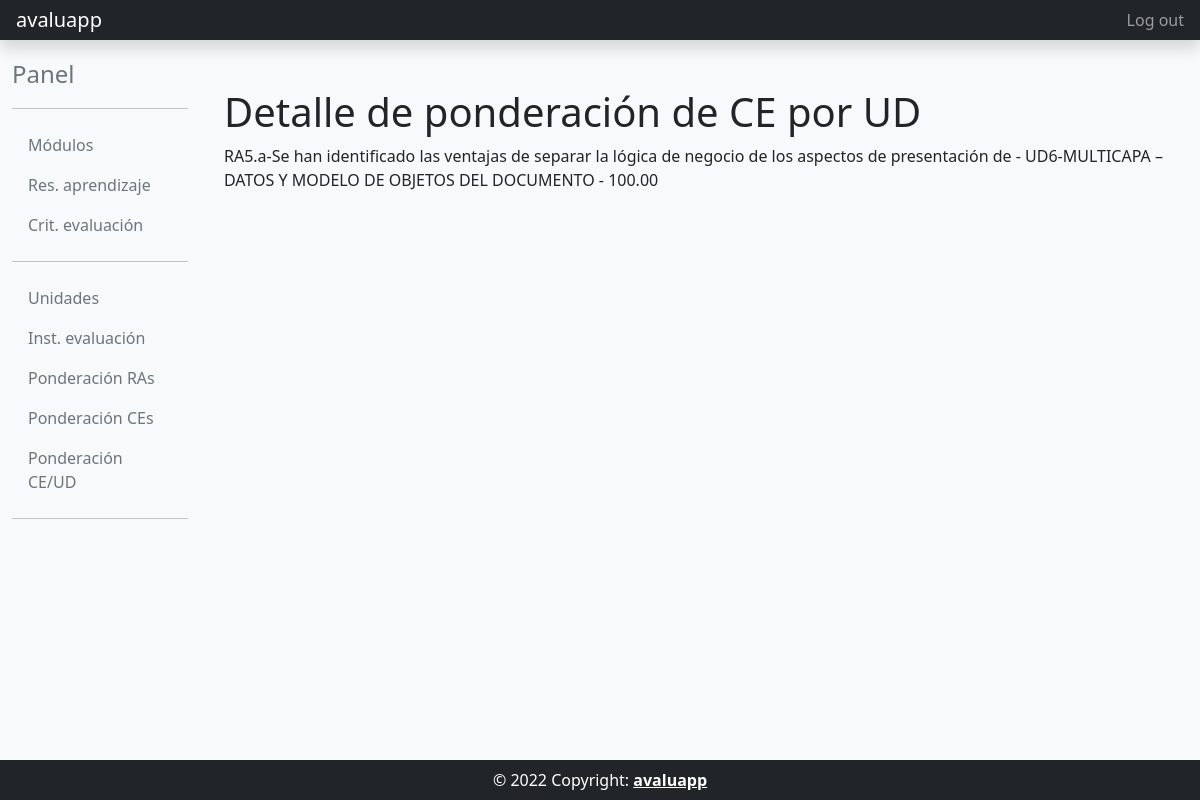
The app's page /pond_ce_ud_detail/1/ (signed in) with its own data.
### programacion_didactica/models.py (models this page shows, shortened)
class PondCritUD (models.Model):
    criterio_evaluacion = models.ForeignKey('core.CritEvaluacion', on_delete=models.PROTECT)
    unidad = models.ForeignKey(Unidad, on_delete=models.PROTECT)
    porcentaje = models.DecimalField(decimal_places=2, max_digits=5, default=0)
    class Meta:
        unique_together = ('criterio_evaluacion', 'unidad')
        verbose_name= 'Ponderacion Criterio Unidad'
        verbose_name_plural= 'Ponderaciones Criterio Unidad'
        ordering= ['unidad__nombre', 'criterio_evaluacion__codigo']

class Unidad (models.Model):
    codigo = models.CharField(max_length = 4, unique=True)
    nombre = models.CharField(max_length = 256, unique=True)
    def __str__(self):
        return self.codigo + "-" + self.nombre
    class Meta:
        verbose_name= 'Unidad'
        verbose_name_plural= 'Unidades'
        ordering= ['id']

### core/models.py (models this page shows, shortened)
class CritEvaluacion(models.Model):
    resultado_aprendizaje = models.ForeignKey(ResAprendizaje, on_delete=models.PROTECT, verbose_name='codigo', null=False, blank=False)
    codigo = models.CharField( max_length=4, verbose_name='codigo', null=False, blank=False)
    descripcion = models.TextField( verbose_name='descripcion', null=False, blank=False)
    minimo = models.BooleanField( verbose_name='minimo', null=False, blank=False)
    def __str__(self):
        return self.resultado_aprendizaje.codigo + "." + self.codigo + "-" + self.descripcion[0:100]
    class Meta:
        unique_together = ('resultado_aprendizaje', 'codigo')
        verbose_name= 'Criterio Evaluacion'
        verbose_name_plural= 'Criterios Evaluacion'
        ordering=['resultado_aprendizaje__codigo', 'codigo']

class ResAprendizaje(models.Model):
    modulo = models.ForeignKey(Modulo,on_delete=models.PROTECT)
    codigo = models.CharField(max_length=10)
    descripcion = models.TextField()
    class Meta:
        unique_together = ('modulo','codigo')
        verbose_name= 'Resultado Aprendizaje'
        verbose_name_plural= 'Resultados Aprendizaje'
        ordering= ['codigo']

### programacion_didactica/views.py (the view)
# urls.py: path('pond_ce_ud_detail/<int:pk>/', pd_views.PondCritUDDetailView.as_view(), name='pond_ce_ud_detail'),
class PondCritUDDetailView(DetailView):
    model = PondCritUD
    template_name = 'programacion_didactica/pond_ce_ud_detail.html'
    @method_decorator(csrf_exempt)
    @method_decorator(login_required)
    def dispatch(self, request, *args, **kwargs):
        return super().dispatch(request, *args, **kwargs)

### templates/programacion_didactica/pond_ce_ud_detail.html
{% extends "common/base_intranet.html" %}
{% block main_content %}
<h1>Detalle de ponderación de CE por UD</h1>
<p>
    {{object.criterio_evaluacion}} - {{object.unidad}} - {{object.porcentaje}}
</p>
{% endblock main_content %}

### records on screen
PondCritUD: criterio_evaluacion "RA5.a-Se han identificado las ventajas de separar la lógica de negocio de los aspectos de presentación de", unidad "UD6-MULTICAPA – DATOS Y MODELO DE OBJETOS DEL DOCUMENTO", porcentaje "100.00"
